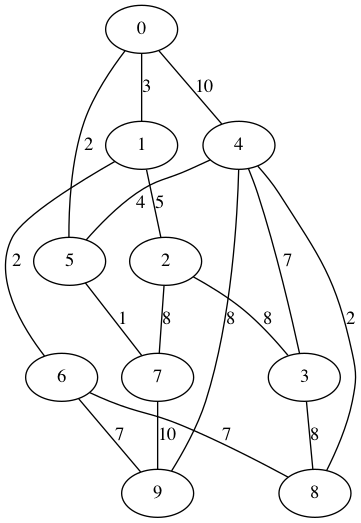

This figure's Python source:
import subprocess

import networkx as nx

# create graph
Graph = nx.read_edgelist("../dataset/dataset.csv", delimiter=",", data=[("label", int)], nodetype=int)

# draw graph
newGraph = nx.drawing.nx_pydot.to_pydot(Graph)  # convert nx.Graph to dot format
newGraph.write('dataset.dot')
subprocess.call(["dot", "-Tpng", "dataset.dot", "-o", "dataset.png"])
